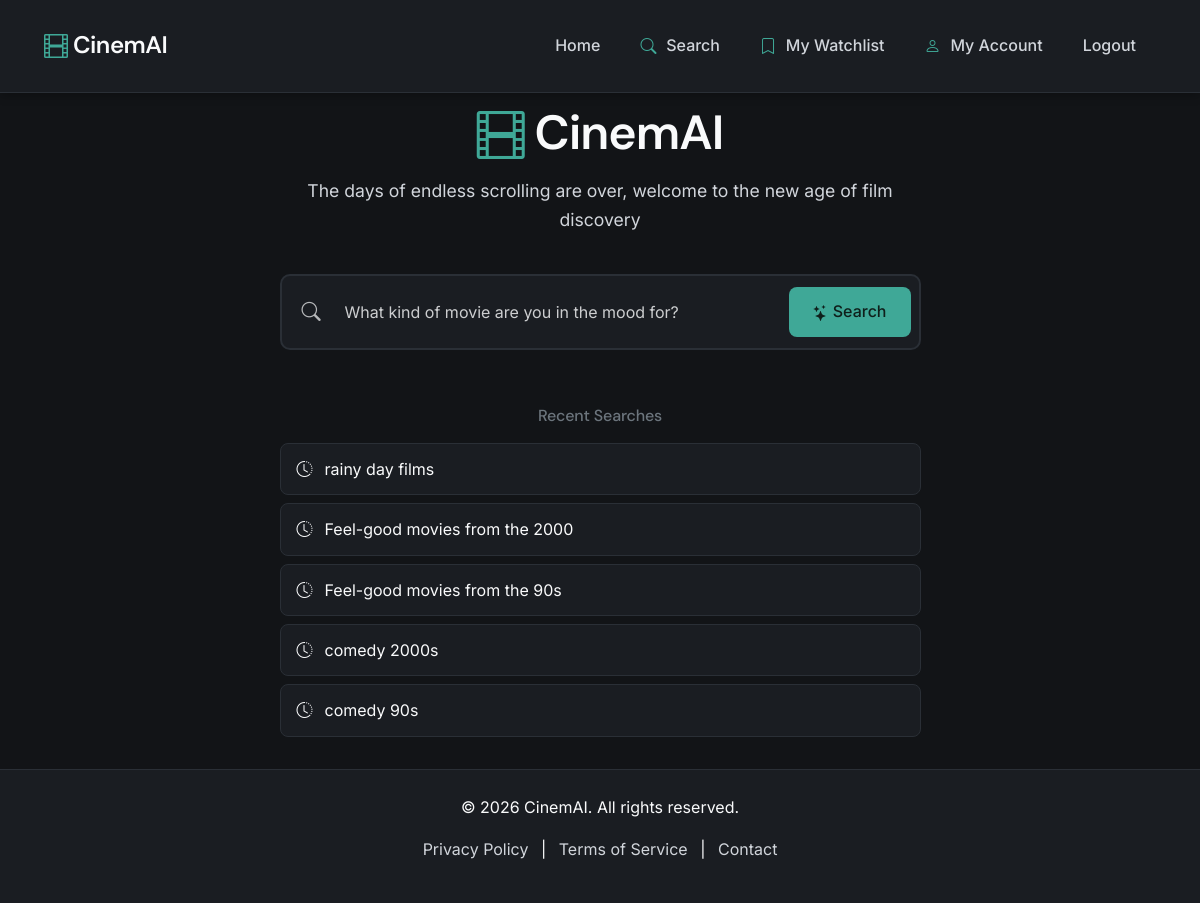
Page / (signed in) on the earlier database version.
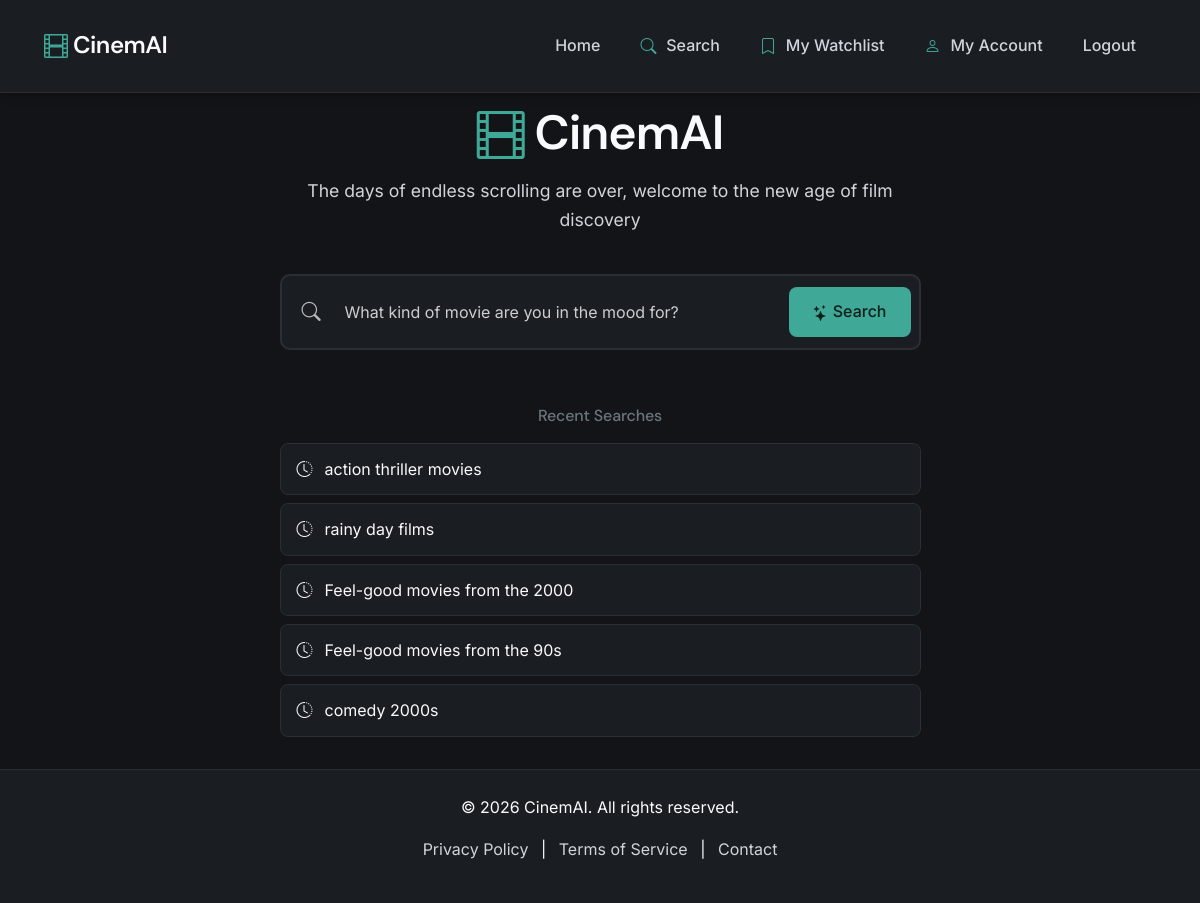
Same page on the later database version.
### cinemai/models.py (models this page shows, shortened)
class SearchHistory(models.Model):
    user = models.ForeignKey(User, on_delete=models.CASCADE, related_name='search_history')
    query = models.CharField(max_length=255)
    genre = models.CharField(max_length=100, blank=True)
    created_at = models.DateTimeField(auto_now_add=True)
    class Meta:
        ordering = ['-created_at']
        verbose_name_plural = 'Search histories'

### cinemai/views.py (the view)
# urls.py: path('', views.home, name='home'),
def home(request):
    context = {
        'user': request.user,
    }
    return render(request, 'cinemai/home.html', context)

### cinemai/templates/cinemai/home.html (shortened to what this page needs)
{% extends 'cinemai/base.html' %}
{% block content %}
<div class="hero-section-compact">
    <div class="container">
        <div class="row justify-content-center">
            <div class="col-lg-8 col-xl-7">
                <div class="text-center mb-4">
                    <h1 class="brand-title">
                        <i class="bi bi-film"></i> CinemAI
                    </h1>
                    <p class="brand-subtitle">The days of endless scrolling are over, welcome to the new age of film discovery</p>
                </div>
                <div class="search-container">
                    <form method="get" action="{% url 'search' %}">
                        <div class="search-input-wrapper">
                            <i class="bi bi-search search-icon" aria-hidden="true"></i>
                            <input
                                type="text"
                                class="form-control search-input"
                                id="search_query"
                                name="search_query"
                                placeholder="What kind of movie are you in the mood for?"
                                required
                                autofocus
                                aria-label="Search for movies by mood, theme, or genre"
                            >
                            <button type="submit" class="btn btn-primary search-btn">
                                <i class="bi bi-stars" aria-hidden="true"></i>
                                <span>Search</span>
                            </button>
                        </div>
                    </form>
                </div>
                {% if user.is_authenticated %}
                <div class="recent-searches-section mt-4">
                    <h6 class="text-muted mb-3 text-center">Recent Searches</h6>
                    <div class="recent-searches">
                        {% if user.search_history.all|slice:":5" %}
                            {% for search in user.search_history.all|slice:":5" %}
                                <a href="{% url 'search' %}?search_query={{ search.query }}" class="recent-search-item">
                                    <i class="bi bi-clock-history"></i> {{ search.query }}
                                </a>
                            {% endfor %}
                        {% else %}
                            <p class="text-muted small text-center">Your search history will appear here</p>
                        {% endif %}
                    </div>
                </div>
                {% endif %}
            </div>
        </div>
    </div>
</div>
{% endblock %}

### cinemai/templates/cinemai/base.html (shortened to what this page needs)
<!DOCTYPE html>
<html lang="en">
<head>
    {% load static %}
    <link href="https://cdn.jsdelivr.net/npm/bootstrap@5.1.3/dist/css/bootstrap.min.css" rel="stylesheet">
    <link rel="stylesheet" href="https://cdn.jsdelivr.net/npm/bootstrap-icons@1.10.0/font/bootstrap-icons.css">
    <link rel="stylesheet" href="{% static 'css/style.css' %}">
</head>
<body class="d-flex flex-column min-vh-100">
    <nav class="navbar navbar-expand-lg navbar-dark fixed-top">
        <div class="container-fluid">
            <a class="navbar-brand" href="{% url 'home' %}">
                <i class="bi bi-film"></i> CinemAI
            </a>
            <div class="collapse navbar-collapse" id="navbarNav">
                <ul class="navbar-nav ms-auto">
                    <li class="nav-item">
                        <a class="nav-link" href="{% url 'home' %}">Home</a>
                    </li>
                    {% if user.is_authenticated %}
                    <li class="nav-item">
                        <a class="nav-link" href="{% url 'search' %}">
                            <i class="bi bi-search"></i> Search
                        </a>
                    </li>
                    <li class="nav-item">
                        <a class="nav-link" href="{% url 'watchlist' %}">
                            <i class="bi bi-bookmark"></i> My Watchlist
                        </a>
                    </li>
                    <li class="nav-item">
                        <a class="nav-link" href="{% url 'account' %}">
                            <i class="bi bi-person"></i> My Account
                        </a>
                    </li>
                    <li class="nav-item">
                        <a class="nav-link" href="{% url 'logout' %}">Logout</a>
                    </li>
                    {% endif %}
                </ul>
            </div>
        </div>
    </nav>
    <main class="flex-grow-1">
        {% block content %}{% endblock %}
    </main>
    <footer class="text-center py-4 mt-auto">
        <div class="container">
            <p>&copy; 2026 CinemAI. All rights reserved.</p>
            <p>
                <a href="#" class="mx-2">Privacy Policy</a> |
                <a href="#" class="mx-2">Terms of Service</a> |
                <a href="#" class="mx-2">Contact</a>
            </p>
        </div>
    </footer>
</body>
</html>

### cinemai/static/css/style.css (style rules this page uses)
:root { --bg-primary: #121417; --bg-surface: #1A1D22; --text-primary: #F9FAFB; --text-secondary: #D1D5DB; --text-muted: #D1D5DB; --accent: #3FA897; --accent-hover: #359680; --border-subtle: #2A2F36; --error: #EF4444; --success: #10B981; --warning: #F59E0B; }
* { box-sizing: border-box; }
body { margin: 0; background: var(--bg-primary); color: var(--text-primary); font-family: "Inter", system-ui, -apple-system, sans-serif; line-height: 1.65; min-height: 100vh; padding-top: 70px; }
h1, h2, h3, h4, h5, h6 { font-family: "DM Sans", system-ui, sans-serif; font-weight: 500; letter-spacing: -0.01em; line-height: 1.3; }
.navbar { background-color: var(--bg-surface) !important; padding: 1.25rem 2rem; border-bottom: 1px solid var(--border-subtle); backdrop-filter: blur(10px); box-shadow: 0 2px 10px rgba(0, 0, 0, 0.3); z-index: 1030; }
.navbar-brand { color: var(--text-primary) !important; font-family: "DM Sans", sans-serif; font-weight: 600; font-size: 1.5rem; letter-spacing: -0.02em; }
.navbar-brand i { color: var(--accent); }
.nav-link { color: var(--text-secondary) !important; margin: 0 0.75rem; transition: color 0.2s ease; font-weight: 500; }
.nav-link i { color: var(--accent); margin-right: 0.35rem; }
.btn-primary { background: var(--accent); color: #0F1F1B !important; border: none; border-radius: 8px; padding: 0.75rem 1.5rem; font-weight: 500; font-family: "Inter", sans-serif; transition: all 0.2s ease; }
.form-control { background-color: var(--bg-surface); border: 1px solid var(--border-subtle); color: var(--text-primary); border-radius: 8px; padding: 0.75rem 1rem; font-family: "Inter", sans-serif; transition: all 0.2s ease; }
.form-control::placeholder { color: var(--text-primary); opacity: 0.6; }
.brand-title { font-family: "DM Sans", sans-serif; font-size: 3rem; font-weight: 600; margin-bottom: 0.5rem; color: var(--text-primary); letter-spacing: -0.02em; }
.brand-title i { color: var(--accent); }
.brand-subtitle { font-size: 1.1rem; color: var(--text-secondary); margin-bottom: 2rem; }
.search-container { margin-top: 2.5rem; }
.search-input-wrapper { position: relative; display: flex; align-items: center; background: var(--bg-surface); border: 2px solid var(--border-subtle); border-radius: 10px; padding: 8px; transition: all 0.2s ease; }
.search-icon { position: absolute; left: 20px; color: var(--text-primary); font-size: 1.2rem; pointer-events: none; opacity: 0.7; }
.search-input { flex: 1; background: transparent; border: none; color: var(--text-primary); font-size: 1rem; padding: 16px 20px 16px 55px; outline: none; font-family: "Inter", sans-serif; }
.form-control.search-input { padding: 16px 20px 16px 55px !important; }
.search-input::placeholder { color: var(--text-primary) !important; opacity: 0.8 !important; }
.search-btn { border-radius: 8px; padding: 12px 24px; font-weight: 500; white-space: nowrap; margin-left: 8px; }
.hero-section-compact { min-height: 85vh; display: flex; align-items: center; justify-content: center; padding: 2rem 0; }
.recent-searches-section { padding-top: 2rem; }
.recent-searches { display: flex; flex-direction: column; gap: 0.5rem; }
footer { background-color: var(--bg-surface); padding: 2rem 0; margin-top: 0; border-top: 1px solid var(--border-subtle); }
footer a { color: var(--text-secondary); text-decoration: none; transition: color 0.2s ease; }
.text-muted { color: var(--text-secondary); }
a { color: var(--accent); text-decoration: none; transition: color 0.2s ease; }
.bi { vertical-align: middle; }
.recent-search-item { background: var(--bg-surface); padding: 12px 16px; border-radius: 8px; color: var(--text-primary); text-decoration: none; transition: all 0.2s ease; display: flex; align-items: center; gap: 12px; border: 1px solid var(--border-subtle); }
body { animation: fadeIn 0.3s ease; }

Differences in the rows shown:
no longer on this page (row unchanged): SearchHistory: query "comedy 90s"
added SearchHistory: query "action thriller movies"
